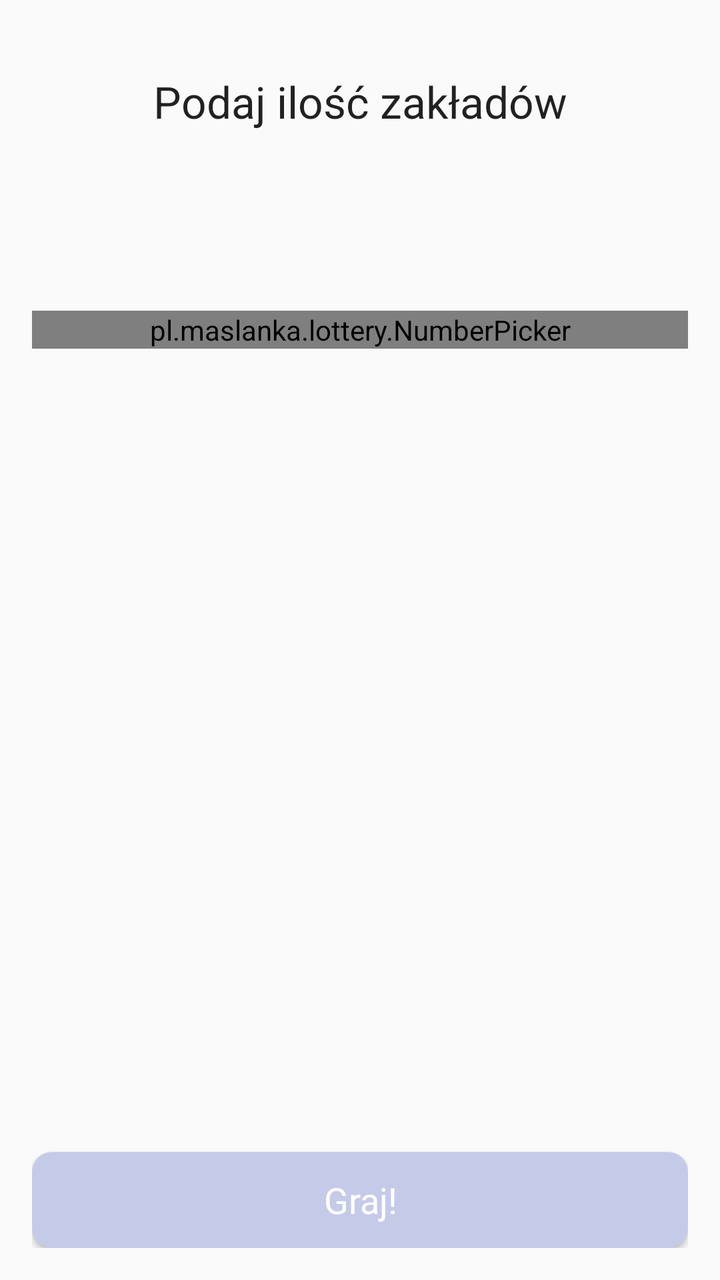
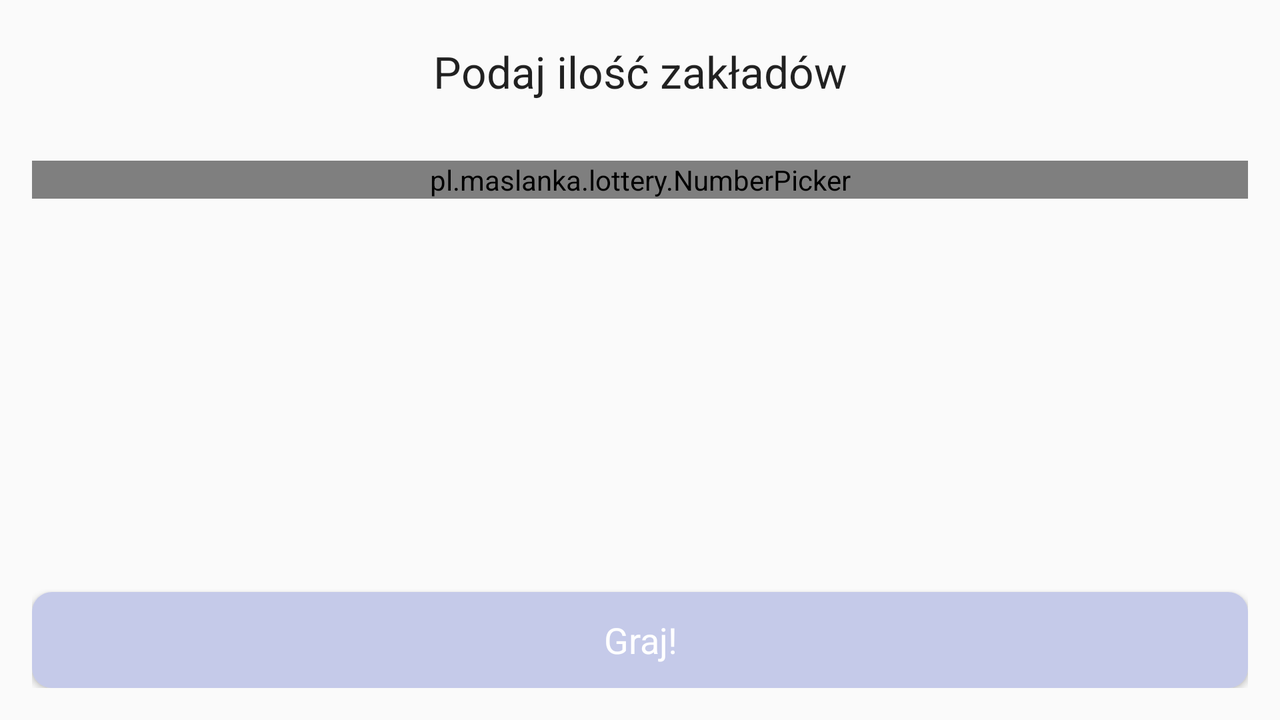

Two renders of one Android screen. The first uses the default layout on a phone; the second uses the alternative layout the repository ships for a different screen configuration, on a matching device. The two XML files are below.
<!-- AndroidManifest.xml: application theme AppTheme -->
<!-- res/layout/bet_amount.xml -->
<?xml version="1.0" encoding="utf-8"?>
<RelativeLayout xmlns:android="http://schemas.android.com/apk/res/android"
    xmlns:app="http://schemas.android.com/apk/res-auto"
    xmlns:tools="http://schemas.android.com/tools"
    android:orientation="vertical"
    android:id="@+id/activity_main"
    android:layout_width="match_parent"
    android:layout_height="match_parent"
    android:paddingBottom="@dimen/activity_vertical_margin"
    android:paddingLeft="@dimen/activity_horizontal_margin"
    android:paddingRight="@dimen/activity_horizontal_margin"
    android:paddingTop="@dimen/activity_vertical_margin">

    <Button
        android:layout_alignParentBottom="true"
        android:text="@string/play"
        android:layout_width="match_parent"
        android:layout_height="wrap_content"
        android:id="@+id/play" />

    <ScrollView
        android:layout_width="match_parent"
        android:layout_height="match_parent"
        android:layout_above="@id/play"
        android:layout_marginBottom="5dp">

        <LinearLayout
            android:layout_width="match_parent"
            android:layout_height="wrap_content"
            android:orientation="vertical" >

            <TextView
                android:text="@string/get_bet_number"
                android:layout_width="match_parent"
                android:layout_height="wrap_content"
                android:id="@+id/get_bet_numbers_text"
                android:textAlignment="center"
                android:textSize="22sp"
                android:layout_marginTop="20dp"
                android:textColor="?android:attr/textColorPrimary"
                android:fontFamily="sans-serif" />

            <pl.maslanka.lottery.NumberPicker
                android:layout_marginTop="90dp"
                android:layout_width="match_parent"
                android:layout_height="wrap_content"
                android:id="@+id/numberPicker"
                android:layout_gravity="center"
                android:orientation="vertical"
                android:layout_below="@id/get_bet_numbers_text"/>

        </LinearLayout>
    </ScrollView>

</RelativeLayout>
<!-- resources referenced by this layout -->
<resources>
  <dimen name="activity_horizontal_margin">16dp</dimen>
  <dimen name="activity_vertical_margin">16dp</dimen>
  <string name="get_bet_number">Podaj ilość zakładów</string>
  <string name="play">Graj!</string>
  <style name="AppTheme" parent="Theme.AppCompat.Light.DarkActionBar">
          
          <item name="colorPrimary">@color/colorPrimary</item>
          <item name="colorPrimaryDark">@color/colorPrimaryDark</item>
          <item name="colorAccent">@color/colorAccent</item>
          <item name="android:buttonStyle">@style/button</item>
      </style>
  <color name="colorPrimary">#3f51b5</color>
  <color name="colorPrimaryDark">#303f9f</color>
  <color name="colorAccent">#ff4081</color>
  <style name="button" parent="@android:style/Widget.DeviceDefault.Button">
          <item name="android:textAppearance">@style/TextAppearance.AppCompat.Medium.Inverse</item>
          <item name="android:textColor">#FFFFFFFF</item>
          <item name="android:background">@drawable/ripple_effect</item>
      </style>
  <!-- drawable ripple_effect (drawable) -->
  <?xml version="1.0" encoding="utf-8"?>
  <selector
      xmlns:android="http://schemas.android.com/apk/res/android">
  
      <item
          android:state_focused="true">
          <shape android:shape="rectangle">
              <solid android:color="@color/colorAccent"/>
              <corners android:radius="@dimen/button_corners"/>
              <padding android:bottom="@dimen/button_padding" android:left="@dimen/button_padding"
                  android:right="@dimen/button_padding" android:top="@dimen/button_padding" />
          </shape>
      </item>
  
      <item
          android:state_pressed="true">
          <shape android:shape="rectangle">
              <solid android:color="@color/colorAccent"/>
              <corners android:radius="@dimen/button_corners"/>
              <padding android:bottom="@dimen/button_padding" android:left="@dimen/button_padding"
                  android:right="@dimen/button_padding" android:top="@dimen/button_padding" />
          </shape>
      </item>
  
  
      <item>
          <shape android:shape="rectangle">
              <solid android:color="@color/colorPrimary"/>
              <corners android:radius="@dimen/button_corners"/>
              <padding android:bottom="@dimen/button_padding" android:left="@dimen/button_padding"
                  android:right="@dimen/button_padding" android:top="@dimen/button_padding" />
          </shape>
      </item>
  </selector>
  <dimen name="button_corners">10dp</dimen>
  <dimen name="button_padding">4dp</dimen>
</resources>
<!-- res/layout-land/bet_amount.xml (the repository's variant of the layout above) -->
<!-- drawn on the phone turned sideways -->
<?xml version="1.0" encoding="utf-8"?>
<RelativeLayout xmlns:android="http://schemas.android.com/apk/res/android"
    xmlns:app="http://schemas.android.com/apk/res-auto"
    xmlns:tools="http://schemas.android.com/tools"
    android:orientation="vertical"
    android:id="@+id/activity_main"
    android:layout_width="match_parent"
    android:layout_height="match_parent"
    android:paddingBottom="@dimen/activity_vertical_margin"
    android:paddingLeft="@dimen/activity_horizontal_margin"
    android:paddingRight="@dimen/activity_horizontal_margin"
    android:paddingTop="@dimen/activity_vertical_margin">

    <ScrollView
        android:layout_width="match_parent"
        android:layout_height="match_parent"
        android:layout_above="@id/play"
        android:layout_marginBottom="5dp">

        <LinearLayout
            android:layout_width="match_parent"
            android:layout_height="wrap_content"
            android:orientation="vertical" >

            <TextView
                android:text="@string/get_bet_number"
                android:layout_width="match_parent"
                android:layout_height="wrap_content"
                android:id="@+id/get_bet_numbers_text"
                android:textAlignment="center"
                android:textSize="22sp"
                android:layout_marginTop="5dp"
                android:textColor="?android:attr/textColorPrimary"
                android:fontFamily="sans-serif" />

            <pl.maslanka.lottery.NumberPicker
                android:layout_below="@+id/get_bet_numbers_text"
                android:layout_marginTop="30dp"
                android:layout_width="match_parent"
                android:layout_height="wrap_content"
                android:id="@+id/numberPicker"
                android:layout_gravity="center"
                android:orientation="vertical"
                />

        </LinearLayout>
    </ScrollView>

    <Button
        android:layout_alignParentBottom="true"
        android:text="@string/play"
        android:layout_width="match_parent"
        android:layout_height="wrap_content"
        android:id="@+id/play" />

</RelativeLayout>
